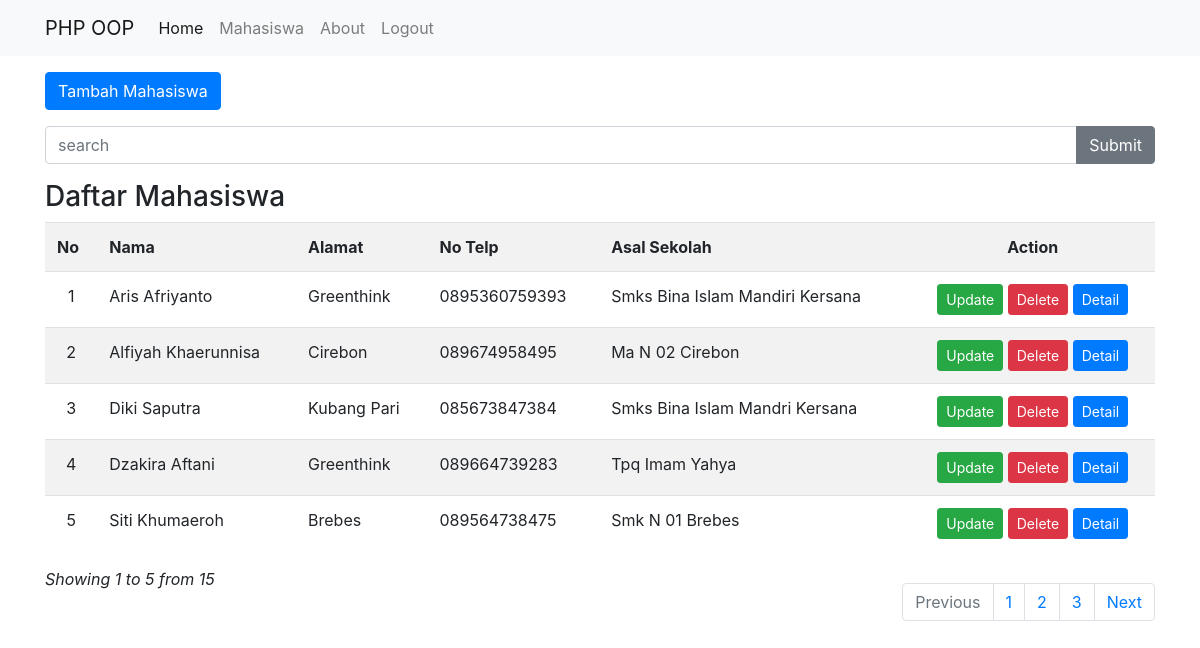
The page /mahasiswa.php (signed in) on the database its author committed.
### tables this page shows
CREATE TABLE `mhs` (
  `id_mhs` int(11) NOT NULL,
  `nama` varchar(100) NOT NULL,
  `alamat` varchar(100) NOT NULL,
  `no_telp` varchar(100) NOT NULL,
  `asal_sekolah` varchar(100) NOT NULL
);

### classes/Session.php (called while the page is built, shortened)
<?php
    class Session {
        public static function exists($name)
        {
            return (isset($_SESSION[$name])) ? true : false ;
        }
    }

### classes/Pagination.php (called while the page is built)
<?php
    class Pagination {
        private $data;
        public $counts;
        public $start;
        public $total_values;
        public function paginate($values, $perpage)
        {
            $this->total_values = count($values);
            if(isset($_GET['page'])) {
                $page = $_GET['page'];
            }else{
                $page = 1;
            }
            $this->start = ($page - 1) * $perpage;
            $this->counts = ceil($this->total_values / $perpage);
            $this->data = array_slice($values, $this->start, $perpage);
            for ($x=1; $x <=$this->counts ; $x++) {
                $numbers[] = $x;
            }
            return $numbers;
        }
        public function fetchResult()
        {
            $fetchResult = $this->data;
            return $fetchResult;
        }
        public function Counts()
        {
            $counts = $this->counts;
            return $counts;
        }
        public function Start()
        {
            $start = $this->start;
            return $start;
        }
        public function Total_values()
        {
            $total_values = $this->total_values;
            return $total_values;
        }
    }

### classes/Database.php (called while the page is built, shortened)
<?php
    class Database {
        private static $INSTANCE = null;
        private $mysqli,
                $HOST = 'localhost',
                $USER = 'root',
                $PASS = '',
                $DBNAME = 'app';
        public function __construct()
        {
            $this->mysqli = new mysqli($this->HOST, $this->USER, $this->PASS, $this->DBNAME);
        }
        public static function getInstance()
        {
            if(!isset(self::$INSTANCE)) {
                self::$INSTANCE = new Database;
            }
            return self::$INSTANCE;
        }
        public function tampil($query)
        {   $rows = [];
            $result = $this->mysqli->query($query);
            while ($row = $result->fetch_assoc()) {
                $rows[] = $row;
            }
            return $rows;
        }
    }

### mahasiswa.php (the view, shortened to what this page needs)
<?php
    $db = Database::getInstance();
    $pagination = new Pagination();
    require_once "templates/header.php";
    @$page = $_GET['page'];
    $mahasiswa = $db->tampil("select * from mhs");
    $query = $pagination->paginate($mahasiswa, 5);
    $result = $pagination->fetchResult();
?>
<div class="container mt-5"><br>
    <div class="row mb-3">
        <div class="col-lg-6">
            <a href="tambah.php" class="btn btn-primary">Tambah Mahasiswa</a>
        </div>
    </div>
    <div class="row mb-3">
        <div class="col-lg-12">
            <form action="mahasiswa.php" method="post">
                <div class="input-group">
                <input type="text" class="form-control" name="keyword" placeholder="search">
                <div class="input-group-append">
                    <input class="btn btn-secondary" type="submit" name="cari" >
                </div>
                </div>
            </form>
        </div>
    </div>
    <div class="row">
        <div class="col-lg-12">
            <h3>Daftar Mahasiswa</h3>
            <table class="table table-striped">
                <tr>
                    <th>No</th>
                    <th>Nama</th>
                    <th>Alamat</th>
                    <th>No Telp</th>
                    <th>Asal Sekolah</th>
                    <th style="text-align: center;">Action</th>
                </tr>
                <?php
                    $start = $pagination->Start();
                    $no = $start + 1;
                    foreach ($result as $data) :
                ?>
                <tr>
                    <td style="text-align: center;"><?=$no++;?></td>
                    <td><?=$data['nama'];?></td>
                    <td><?=$data['alamat'];?></td>
                    <td><?=$data['no_telp'];?></td>
                    <td><?=$data['asal_sekolah'];?></td>
                    <td style="text-align: center;">
                        <a href="update.php?id_mhs=<?=$data['id_mhs']?>" class="btn btn-success btn-sm">Update</a>
                        <a href="delete.php?id_mhs=<?=$data['id_mhs']?>" class="btn btn-danger btn-sm">Delete</a>
                        <a href="detail.php?id_mhs=<?=$data['id_mhs']?>" class="btn btn-primary btn-sm">Detail</a>
                    </td>
                </tr>
                <?php
                    endforeach;
                ?>
            </table>
            <?php
                $total_values = $pagination->Total_values();
            ?>
            <i>Showing <?php echo $start + 1 . ' to ' . --$no . ' from ' . $total_values ?> </i>
            <nav aria-label="..." style="float: right;">
                <ul class="pagination mt-3">
                <?php
                    if($page > 1) {
                        $link = $page - 1;
                        echo    "
                                    <li class='page-item'>
                                        <a class='page-link' href='?page=$link'>Previous</a>
                                    </li>
                                ";
                    }else{
                        echo    "
                                    <li class='page-item disabled'>
                                        <a class='page-link' href=''>Previous</a>
                                    </li>
                                ";
                    }
                    foreach ($query as $num) {
                        if($num != $page) {
                            echo "<li class='page-item '><a class='page-link' href='?page=$num'>$num</a></li>";
                        }else{
                            echo "<li class='page-item active'><a class='page-link' href='?page=$num'>$num</a></li>";
                        }
                    }
                    $counts = $pagination->Counts();
                    if($page < $counts) {
                        $link = $page + 1;
                        echo    "
                                    <li class='page-item'>
                                        <a class='page-link' href='?page=$link'>Next</a>
                                    </li>
                                ";
                    }else{
                        echo    "
                                    <li class='page-item disabled'>
                                        <a class='page-link' href=''>Next</a>
                                    </li>
                                ";
                    }
                ?>
                </ul>
            </nav>
        </div>
    </div>
</div>
<?php
    require_once "templates/footer.php";
?>

### templates/header.php (shortened to what this page needs)
<!DOCTYPE html>
<html lang="en">
<head>
    <link rel="stylesheet" href="assets/bootstrap/css/bootstrap.css">
</head>
<body>
<nav class="navbar navbar-expand-lg navbar-light bg-light fixed-top">
    <div class="container">
        <a class="navbar-brand" href="">PHP OOP</a>
        <div class="collapse navbar-collapse" id="navbarNav">
            <ul class="navbar-nav">
            <?php if(!Session::exists('username')) { ?>
            <li class="nav-item active">
                <a class="nav-link" href="login.php">Login <span class="sr-only">(current)</span></a>
            </li>
            <li class="nav-item">
                <a class="nav-link" href="register.php">Register</a>
            </li>
            <?php }else{ ?>
            <li class="nav-item active">
                <a class="nav-link" href="home.php">Home</a>
            </li>
            <li class="nav-item">
                <a class="nav-link" href="mahasiswa.php">Mahasiswa</a>
            </li>
            <li class="nav-item">
                <a class="nav-link" href="about.php">About</a>
            </li>
            <li class="nav-item">
                <a class="nav-link" href="logout.php">Logout</a>
            </li>
            <?php } ?>
            </ul>
        </div>
    </div>
</nav>

### templates/footer.php (shortened to what this page needs)
</body>
</html>

### rows shown on the page
mhs: nama "Aris Afriyanto", alamat "Greenthink", no_telp "0895360759393", asal_sekolah "Smks Bina Islam Mandiri Kersana"
mhs: nama "Alfiyah Khaerunnisa", alamat "Cirebon", no_telp "089674958495", asal_sekolah "Ma N 02 Cirebon"
mhs: nama "Diki Saputra", alamat "Kubang Pari", no_telp "085673847384", asal_sekolah "Smks Bina Islam Mandri Kersana"
mhs: nama "Dzakira Aftani", alamat "Greenthink", no_telp "089664739283", asal_sekolah "Tpq Imam Yahya"
mhs: nama "Siti Khumaeroh", alamat "Brebes", no_telp "089564738475", asal_sekolah "Smk N 01 Brebes"

### other values the page prints
$start + 1 "1"
$total_values "15"
$num "1"
$num "2"
$num "3"
